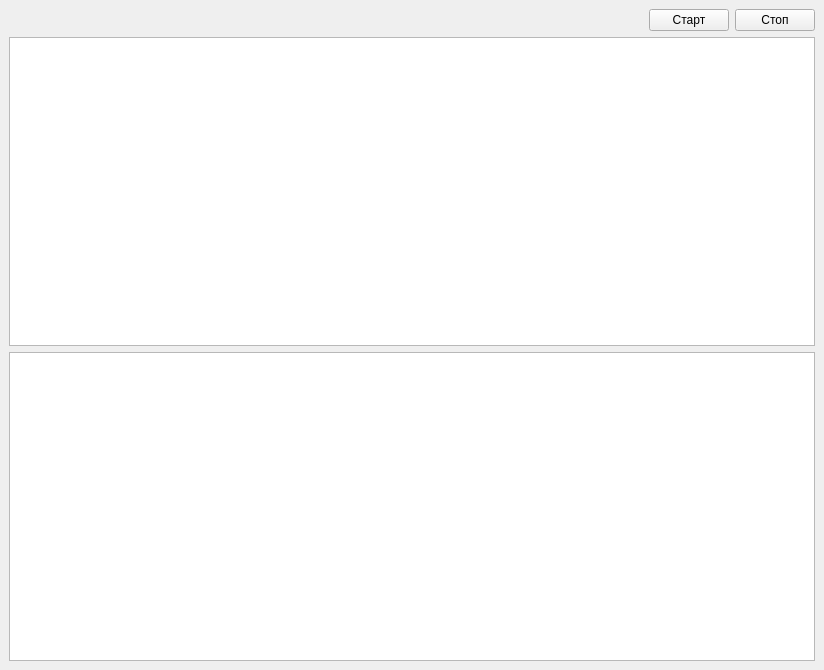
<?xml version="1.0" encoding="UTF-8"?>
<ui version="4.0">
 <class>MainWindow</class>
 <widget class="QMainWindow" name="MainWindow">
  <property name="geometry">
   <rect>
    <x>0</x>
    <y>0</y>
    <width>824</width>
    <height>670</height>
   </rect>
  </property>
  <property name="windowTitle">
   <string>MainWindow</string>
  </property>
  <widget class="QWidget" name="centralwidget">
   <layout class="QGridLayout" name="gridLayout">
    <item row="0" column="0">
     <spacer name="horizontalSpacer">
      <property name="orientation">
       <enum>Qt::Horizontal</enum>
      </property>
      <property name="sizeHint" stdset="0">
       <size>
        <width>641</width>
        <height>20</height>
       </size>
      </property>
     </spacer>
    </item>
    <item row="0" column="1">
     <widget class="QPushButton" name="pushButton_2">
      <property name="text">
       <string>Старт</string>
      </property>
     </widget>
    </item>
    <item row="0" column="2">
     <widget class="QPushButton" name="pushButton">
      <property name="text">
       <string>Стоп</string>
      </property>
     </widget>
    </item>
    <item row="1" column="0" colspan="3">
     <widget class="QTextBrowser" name="textBrowser"/>
    </item>
    <item row="2" column="0" colspan="3">
     <widget class="QGraphicsView" name="graphicsView"/>
    </item>
   </layout>
  </widget>
 </widget>
 <resources/>
 <connections/>
</ui>
